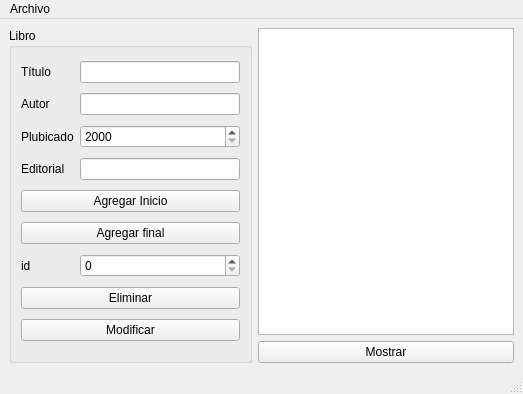
<?xml version="1.0" encoding="UTF-8"?>
<ui version="4.0">
 <class>MainWindow</class>
 <widget class="QMainWindow" name="MainWindow">
  <property name="enabled">
   <bool>true</bool>
  </property>
  <property name="geometry">
   <rect>
    <x>0</x>
    <y>0</y>
    <width>523</width>
    <height>394</height>
   </rect>
  </property>
  <property name="windowTitle">
   <string>MainWindow</string>
  </property>
  <property name="documentMode">
   <bool>false</bool>
  </property>
  <widget class="QWidget" name="centralwidget">
   <layout class="QGridLayout" name="gridLayout_2">
    <item row="1" column="1">
     <widget class="QPushButton" name="mostrar_pushButton">
      <property name="text">
       <string>Mostrar</string>
      </property>
     </widget>
    </item>
    <item row="0" column="1">
     <widget class="QPlainTextEdit" name="plainTextEdit">
      <property name="enabled">
       <bool>true</bool>
      </property>
      <property name="readOnly">
       <bool>true</bool>
      </property>
     </widget>
    </item>
    <item row="0" column="0" rowspan="2">
     <widget class="QGroupBox" name="groupBox">
      <property name="title">
       <string>Libro</string>
      </property>
      <layout class="QGridLayout" name="gridLayout">
       <item row="6" column="0" colspan="2">
        <widget class="QPushButton" name="agregar_final_pushButton">
         <property name="text">
          <string>Agregar final</string>
         </property>
        </widget>
       </item>
       <item row="3" column="1">
        <widget class="QSpinBox" name="publicado_spinBox">
         <property name="minimum">
          <number>2000</number>
         </property>
         <property name="maximum">
          <number>2022</number>
         </property>
        </widget>
       </item>
       <item row="4" column="1">
        <widget class="QLineEdit" name="editorial_lineEdit"/>
       </item>
       <item row="2" column="1">
        <widget class="QLineEdit" name="autor_lineEdit"/>
       </item>
       <item row="1" column="0">
        <widget class="QLabel" name="label">
         <property name="text">
          <string>Título</string>
         </property>
        </widget>
       </item>
       <item row="3" column="0">
        <widget class="QLabel" name="label_3">
         <property name="text">
          <string>Plubicado</string>
         </property>
        </widget>
       </item>
       <item row="9" column="0" colspan="2">
        <widget class="QPushButton" name="modificar_pushButton">
         <property name="text">
          <string>Modificar</string>
         </property>
        </widget>
       </item>
       <item row="2" column="0">
        <widget class="QLabel" name="label_2">
         <property name="text">
          <string>Autor</string>
         </property>
        </widget>
       </item>
       <item row="4" column="0">
        <widget class="QLabel" name="label_4">
         <property name="text">
          <string>Editorial</string>
         </property>
        </widget>
       </item>
       <item row="8" column="0" colspan="2">
        <widget class="QPushButton" name="eliminar_pushButton">
         <property name="text">
          <string>Eliminar</string>
         </property>
        </widget>
       </item>
       <item row="5" column="0" colspan="2">
        <widget class="QPushButton" name="agregar_pushButton">
         <property name="text">
          <string>Agregar Inicio</string>
         </property>
        </widget>
       </item>
       <item row="1" column="1">
        <widget class="QLineEdit" name="titulo_lineEdit"/>
       </item>
       <item row="7" column="0">
        <widget class="QLabel" name="label_5">
         <property name="text">
          <string>id</string>
         </property>
        </widget>
       </item>
       <item row="7" column="1">
        <widget class="QSpinBox" name="id_spinBox">
         <property name="maximum">
          <number>1000</number>
         </property>
        </widget>
       </item>
      </layout>
     </widget>
    </item>
   </layout>
  </widget>
  <widget class="QMenuBar" name="menubar">
   <property name="geometry">
    <rect>
     <x>0</x>
     <y>0</y>
     <width>523</width>
     <height>22</height>
    </rect>
   </property>
   <widget class="QMenu" name="menuArchivo">
    <property name="title">
     <string>Archivo</string>
    </property>
    <addaction name="actionAbrir"/>
    <addaction name="actionGuardar"/>
   </widget>
   <addaction name="menuArchivo"/>
  </widget>
  <widget class="QStatusBar" name="statusbar"/>
  <action name="actionAbrir">
   <property name="text">
    <string>Abrir</string>
   </property>
   <property name="shortcut">
    <string>Ctrl+O</string>
   </property>
  </action>
  <action name="actionGuardar">
   <property name="text">
    <string>Guardar</string>
   </property>
   <property name="shortcut">
    <string>Ctrl+S</string>
   </property>
  </action>
 </widget>
 <tabstops>
  <tabstop>titulo_lineEdit</tabstop>
  <tabstop>autor_lineEdit</tabstop>
  <tabstop>publicado_spinBox</tabstop>
  <tabstop>editorial_lineEdit</tabstop>
  <tabstop>agregar_pushButton</tabstop>
  <tabstop>plainTextEdit</tabstop>
 </tabstops>
 <resources/>
 <connections/>
</ui>
